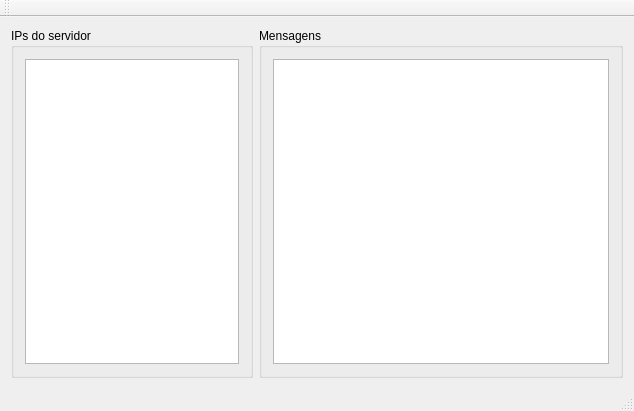
<?xml version="1.0" encoding="UTF-8"?>
<ui version="4.0">
 <class>MainWindow</class>
 <widget class="QMainWindow" name="MainWindow">
  <property name="geometry">
   <rect>
    <x>0</x>
    <y>0</y>
    <width>634</width>
    <height>411</height>
   </rect>
  </property>
  <property name="windowTitle">
   <string>MainWindow</string>
  </property>
  <widget class="QWidget" name="centralWidget">
   <layout class="QHBoxLayout" name="horizontalLayout_3" stretch="40,60">
    <item>
     <widget class="QGroupBox" name="groupBox">
      <property name="title">
       <string>IPs do servidor</string>
      </property>
      <layout class="QHBoxLayout" name="horizontalLayout">
       <item>
        <widget class="QListWidget" name="listWidget"/>
       </item>
      </layout>
     </widget>
    </item>
    <item>
     <widget class="QGroupBox" name="groupBox_2">
      <property name="title">
       <string>Mensagens</string>
      </property>
      <layout class="QHBoxLayout" name="horizontalLayout_2">
       <item>
        <widget class="QTextBrowser" name="textBrowser"/>
       </item>
      </layout>
     </widget>
    </item>
   </layout>
  </widget>
  <widget class="QMenuBar" name="menuBar">
   <property name="geometry">
    <rect>
     <x>0</x>
     <y>0</y>
     <width>634</width>
     <height>22</height>
    </rect>
   </property>
  </widget>
  <widget class="QToolBar" name="mainToolBar">
   <attribute name="toolBarArea">
    <enum>TopToolBarArea</enum>
   </attribute>
   <attribute name="toolBarBreak">
    <bool>false</bool>
   </attribute>
  </widget>
  <widget class="QStatusBar" name="statusBar"/>
 </widget>
 <layoutdefault spacing="6" margin="11"/>
 <resources/>
 <connections/>
 <slots>
  <slot>getIpList(QStringList)</slot>
 </slots>
</ui>
